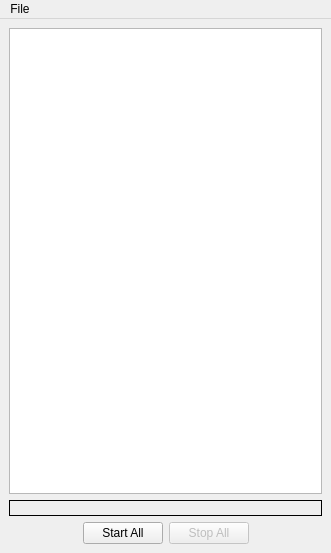
<?xml version="1.0" encoding="UTF-8"?>
<ui version="4.0">
 <class>JuniorGUI</class>
 <widget class="QMainWindow" name="JuniorGUI">
  <property name="geometry">
   <rect>
    <x>0</x>
    <y>0</y>
    <width>331</width>
    <height>553</height>
   </rect>
  </property>
  <property name="sizePolicy">
   <sizepolicy hsizetype="Expanding" vsizetype="Expanding">
    <horstretch>0</horstretch>
    <verstretch>0</verstretch>
   </sizepolicy>
  </property>
  <property name="windowTitle">
   <string>Junior</string>
  </property>
  <property name="windowIcon">
   <iconset resource="../img/juniorGUI.qrc">
    <normaloff>:/img/JuniorIcon.png</normaloff>:/img/JuniorIcon.png</iconset>
  </property>
  <widget class="QWidget" name="centralwidget">
   <layout class="QHBoxLayout" name="horizontalLayout_4">
    <item>
     <layout class="QVBoxLayout" name="verticalLayout">
      <item>
       <widget class="QListWidget" name="processList">
        <property name="sizePolicy">
         <sizepolicy hsizetype="Expanding" vsizetype="Expanding">
          <horstretch>0</horstretch>
          <verstretch>2</verstretch>
         </sizepolicy>
        </property>
       </widget>
      </item>
      <item>
       <widget class="QLabel" name="processOutput">
        <property name="enabled">
         <bool>true</bool>
        </property>
        <property name="sizePolicy">
         <sizepolicy hsizetype="Preferred" vsizetype="Preferred">
          <horstretch>0</horstretch>
          <verstretch>0</verstretch>
         </sizepolicy>
        </property>
        <property name="minimumSize">
         <size>
          <width>0</width>
          <height>0</height>
         </size>
        </property>
        <property name="sizeIncrement">
         <size>
          <width>0</width>
          <height>10</height>
         </size>
        </property>
        <property name="autoFillBackground">
         <bool>false</bool>
        </property>
        <property name="frameShape">
         <enum>QFrame::Box</enum>
        </property>
        <property name="text">
         <string/>
        </property>
        <property name="textFormat">
         <enum>Qt::PlainText</enum>
        </property>
        <property name="alignment">
         <set>Qt::AlignLeading|Qt::AlignLeft|Qt::AlignTop</set>
        </property>
        <property name="wordWrap">
         <bool>false</bool>
        </property>
       </widget>
      </item>
      <item>
       <layout class="QHBoxLayout" name="horizontalLayout_5">
        <item>
         <spacer name="horizontalSpacer">
          <property name="orientation">
           <enum>Qt::Horizontal</enum>
          </property>
          <property name="sizeHint" stdset="0">
           <size>
            <width>40</width>
            <height>20</height>
           </size>
          </property>
         </spacer>
        </item>
        <item>
         <widget class="QPushButton" name="startButton">
          <property name="text">
           <string>Start All</string>
          </property>
         </widget>
        </item>
        <item>
         <widget class="QPushButton" name="stopButton">
          <property name="enabled">
           <bool>false</bool>
          </property>
          <property name="text">
           <string>Stop All</string>
          </property>
         </widget>
        </item>
        <item>
         <spacer name="horizontalSpacer_2">
          <property name="orientation">
           <enum>Qt::Horizontal</enum>
          </property>
          <property name="sizeHint" stdset="0">
           <size>
            <width>40</width>
            <height>20</height>
           </size>
          </property>
         </spacer>
        </item>
       </layout>
      </item>
     </layout>
    </item>
   </layout>
  </widget>
  <widget class="QMenuBar" name="menubar">
   <property name="geometry">
    <rect>
     <x>0</x>
     <y>0</y>
     <width>331</width>
     <height>25</height>
    </rect>
   </property>
   <widget class="QMenu" name="menuFile">
    <property name="title">
     <string>File</string>
    </property>
    <addaction name="actionOpen"/>
    <addaction name="actionSave"/>
    <addaction name="actionSave_as"/>
    <addaction name="separator"/>
    <addaction name="actionExit"/>
   </widget>
   <addaction name="menuFile"/>
  </widget>
  <action name="actionOpen">
   <property name="checkable">
    <bool>false</bool>
   </property>
   <property name="text">
    <string>Open...</string>
   </property>
   <property name="shortcut">
    <string>Ctrl+O</string>
   </property>
  </action>
  <action name="actionSave">
   <property name="text">
    <string>Save</string>
   </property>
   <property name="shortcut">
    <string>Ctrl+S</string>
   </property>
  </action>
  <action name="actionSave_as">
   <property name="text">
    <string>Save as...</string>
   </property>
  </action>
  <action name="actionExit">
   <property name="checkable">
    <bool>false</bool>
   </property>
   <property name="text">
    <string>Exit</string>
   </property>
   <property name="shortcut">
    <string>Ctrl+Q</string>
   </property>
  </action>
 </widget>
 <resources>
  <include location="../img/juniorGUI.qrc"/>
 </resources>
 <connections>
  <connection>
   <sender>actionExit</sender>
   <signal>triggered()</signal>
   <receiver>JuniorGUI</receiver>
   <slot>close()</slot>
   <hints>
    <hint type="sourcelabel">
     <x>-1</x>
     <y>-1</y>
    </hint>
    <hint type="destinationlabel">
     <x>399</x>
     <y>299</y>
    </hint>
   </hints>
  </connection>
 </connections>
</ui>
